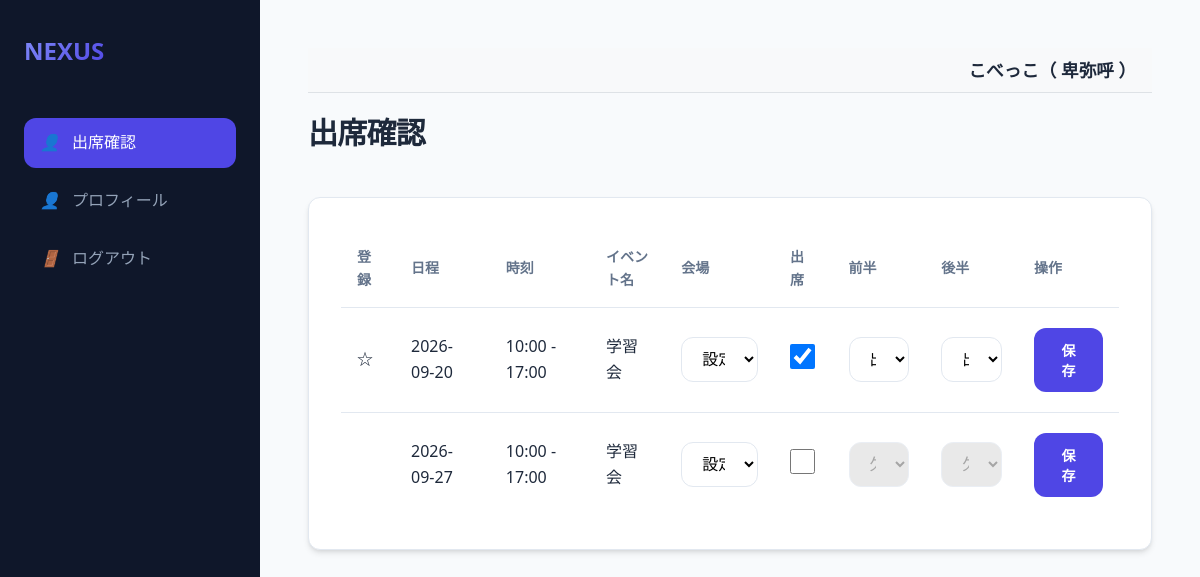
The app's page /teacher/dashboard (signed in), older data.
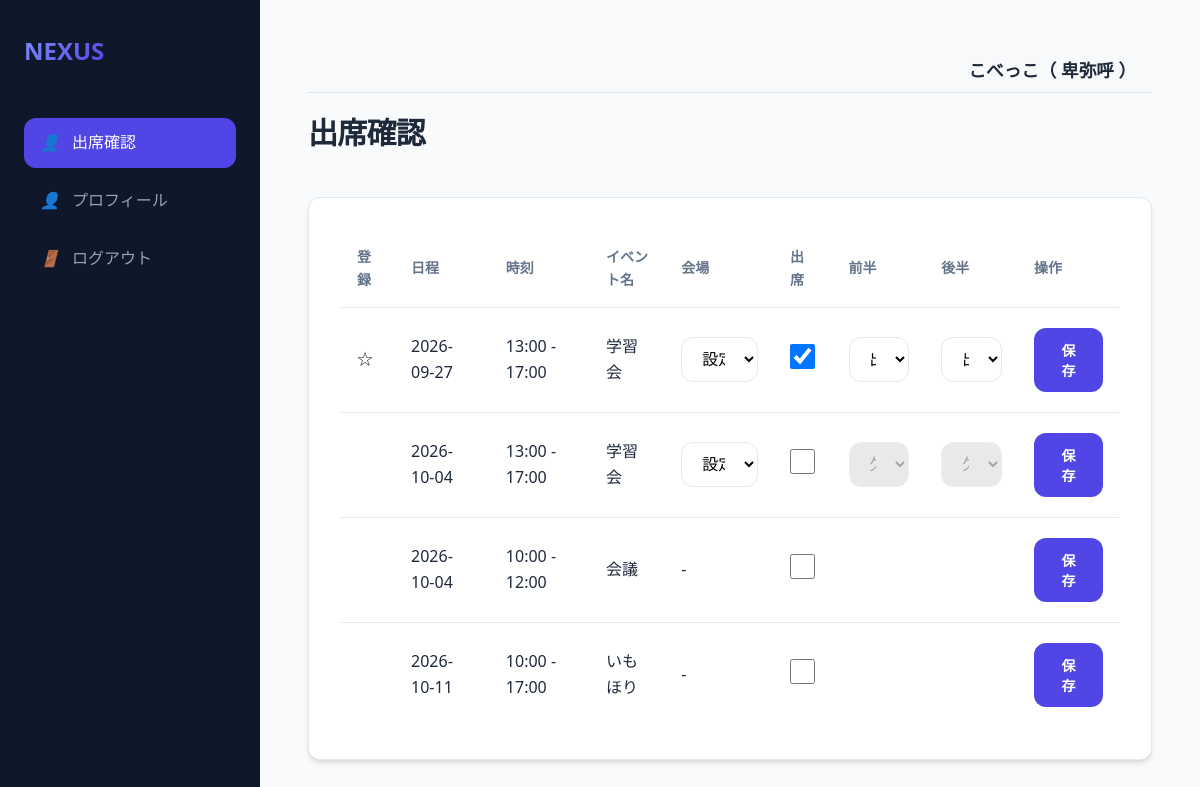
The same page, newer data.
### models.py (models this page shows, shortened)
class Organization(db.Model):
    id = db.Column(db.Integer, primary_key=True)
    name = db.Column(db.String(100), nullable=False)

class User(db.Model):
    id = db.Column(db.Integer, primary_key=True)
    username = db.Column(db.String(50), unique=True, nullable=False)
    name = db.Column(db.String(50), nullable=True)
    password_hash = db.Column(db.String(128), nullable=False)
    is_admin = db.Column(db.Boolean, default=False)
    is_super_admin = db.Column(db.Boolean, default=False)
    is_org_admin = db.Column(db.Boolean, default=False)
    organization_id = db.Column(db.Integer, db.ForeignKey('organization.id'), nullable=True)
    organization = db.relationship('Organization', backref='users')
    teacher_record = db.relationship('Teacher', back_populates='user', uselist=False)
    student_record = db.relationship('Student', back_populates='user', uselist=False)

class Event(db.Model):
    id = db.Column(db.Integer, primary_key=True)
    date = db.Column(db.DateTime, nullable=False)
    name = db.Column(db.String(100), nullable=False)
    organization_id = db.Column(db.Integer, db.ForeignKey('organization.id'), nullable=False)
    organization = db.relationship('Organization')
    venues = db.relationship('Venue', secondary=event_venue, backref='events')
    teacher_start = db.Column(db.String(5), nullable=False)
    teacher_end = db.Column(db.String(5), nullable=False)
    student_start = db.Column(db.String(5), nullable=False)
    student_end = db.Column(db.String(5), nullable=False)
    publish_to = db.Column(db.String(20), default='両0')
    status = db.Column(db.String(20), default='公開前')

class EventAttendance(db.Model):
    id = db.Column(db.Integer, primary_key=True)
    event_id = db.Column(db.Integer, db.ForeignKey('event.id'), nullable=False)
    user_id = db.Column(db.Integer, db.ForeignKey('user.id'), nullable=False)
    venue_id = db.Column(db.Integer, db.ForeignKey('venue.id'), nullable=True) # マッチング時に必要
    attend = db.Column(db.Boolean, default=False)
    subject1 = db.Column(db.String(20))
    subject2 = db.Column(db.String(20))
    achievement = db.Column(db.Integer) # 1-4
    compatibility = db.Column(db.Integer) # 1-4
    updated_by = db.Column(db.String(10)) # 'user' or 'admin'

### app.py (the view)
@app.route('/teacher/dashboard', methods=['GET'])
@login_required
def teacher_dashboard():
    user = db.session.get(User, session['user_id'])
    org_id = user.organization_id
    events = Event.query.filter(Event.organization_id == org_id,
                                Event.status.in_(['実施前', '実施']),
                                Event.publish_to.in_(['両方', '講師'])).order_by(Event.date).all()
    venues = Venue.query.filter_by(organization_id=org_id).all()
    all_attendances = {a.event_id: a for a in EventAttendance.query.filter_by(user_id=session['user_id']).all()}
    return render_template('teacher_dashboard.html', events=events, venues=venues, all_attendances=all_attendances)

### app.py (called while the page is built)
def login_required(f):
    @wraps(f)
    def decorated_function(*args, **kwargs):
        if 'user_id' not in session:
            return redirect(url_for('login'))
        return f(*args, **kwargs)
    return decorated_function

@app.context_processor
def inject_user():
    user = None
    if 'user_id' in session:
        user = db.session.get(User, session['user_id'])
    return dict(current_user=user)

### templates/teacher_dashboard.html (shortened to what this page needs)
{% extends "base.html" %}
{% block content %}
<div class="header">
    <h1>出席確認</h1>
</div>
<div class="card">
    <div class="table-container">
        <table>
            <thead>
                <tr>
                    <th>登録</th>
                    <th>日程</th>
                    <th>時刻</th>
                    <th>イベント名</th>
                    <th>会場</th>
                    <th>出席</th>
                    <th>前半</th>
                    <th>後半</th>
                    <th>操作</th>
                </tr>
            </thead>
            <tbody>
                {% for event in events %}
                {% set att = all_attendances.get(event.id) %}
                {% set is_study = (event.name == '学習会') %}
                <tr>
                    <td>
                        {% if att %}
                            {% if att.updated_by == 'user' %}★
                            {% elif att.updated_by == 'admin' %}☆
                            {% endif %}
                        {% endif %}
                    </td>
                    <td>{{ event.date.strftime('%Y-%m-%d') }}</td>
                    <td>{{ event.teacher_start }} - {{ event.teacher_end }}</td>
                    <td>{{ event.name }}</td>
                    <td>
                    {% if is_study %}
                    <select name="venue_id" id="venue_{{event.id}}" form="form_{{event.id}}">
                        {% if not venues %}
                        <option value="">設定なし</option>
                        {% endif %}
                    </select>
                    {% else %}
                    -
                    {% endif %}
                    </td>
                    <td>
                        <input type="checkbox" name="attend" value="true" form="form_{{event.id}}" class="large-checkbox attend-checkbox" data-event-id="{{event.id}}"
                               {{ 'checked' if att and att.attend }}>
                    </td>
                    <td>
                        {% if is_study %}
                        <select name="subject1" id="sub1_{{event.id}}" form="form_{{event.id}}" class="subject-select" {{ 'disabled' if not (att and att.attend) }}>
                            <option value="出席" {{ 'selected' if (att.subject1 if att else '欠席') == '出席' }}>出席</option>
                            <option value="欠席" {{ 'selected' if (att.subject1 if att else '欠席') == '欠席' }}>欠席</option>
                        </select>
                        {% else %}
                        &nbsp;
                        {% endif %}
                    </td>
                    <td>
                        {% if is_study %}
                        <select name="subject2" id="sub2_{{event.id}}" form="form_{{event.id}}" class="subject-select" {{ 'disabled' if not (att and att.attend) }}>
                            <option value="出席" {{ 'selected' if (att.subject2 if att else '欠席') == '出席' }}>出席</option>
                            <option value="欠席" {{ 'selected' if (att.subject2 if att else '欠席') == '欠席' }}>欠席</option>
                        </select>
                        {% else %}
                        &nbsp;
                        {% endif %}
                    </td>
                    <td>
                        <button type="submit" form="form_{{event.id}}" class="btn btn-primary">保存</button>
                    </td>
                </tr>
                {% endfor %}
            </tbody>
        </table>
    </div>
</div>
{% endblock %}

### templates/base.html (shortened to what this page needs)
<!DOCTYPE html>
<html lang="ja">
<head>
    <link rel="stylesheet" href="{{ url_for('static', filename='style.css') }}">
</head>
<body>
<aside class="sidebar">
    <a href="/" class="logo">
        <span>NEXUS</span>
    </a>
    <nav class="nav-links">
        {% if current_user.is_admin %}
        <a href="/events" class="nav-item {{ 'active' if request.path == '/events' }}">
            <i>📋</i> イベント管理
        </a>
        <a href="/event/select" class="nav-item {{ 'active' if request.path == '/event/select' }}">
            <i>📅</i> イベント一覧
        </a>
        <a href="/venues" class="nav-item {{ 'active' if request.path == '/venues' }}">
            <i>📍</i> 会場一覧
        </a>
        <a href="/settings" class="nav-item {{ 'active' if request.path == '/settings' }}">
            <i>⚙️</i> デフォルト設定
        </a>
        <a href="/prohibited_matches" class="nav-item {{ 'active' if request.path == '/prohibited_matches' }}">
            <i>🚫</i> マッチング禁止
        </a>
        {% if session.get('selected_event_name', '')|trim == '学習会' and session.get('selected_event_status', '')|trim == '実施後' %}
        <a href="/evaluation/teacher" class="nav-item {{ 'active' if request.path == '/evaluation/teacher' }}">
            <i>🧑‍🏫</i> 講師による評価
        </a>
        <a href="/evaluation/student" class="nav-item {{ 'active' if request.path == '/evaluation/student' }}">
            <i>🎓</i> 生徒の感想
        </a>
        {% else %}
        <a href="/teachers" class="nav-item {{ 'active' if request.path == '/teachers' }}">
            <i>🧑‍🏫</i> 講師一覧
        </a>
        <a href="/students" class="nav-item {{ 'active' if request.path == '/students' }}">
            <i>🎓</i> 生徒一覧
        </a>
        {% if session.get('selected_event_name', '')|trim == '学習会' and session.get('selected_event_status', '')|trim == '実施' %}
        <a href="/matching/setup" class="nav-item {{ 'active' if request.path == '/matching/setup' }}">
            <i>🔄</i> マッチング実行
        </a>
        <a href="/result" class="nav-item {{ 'active' if request.path == '/result' }}">
            <i>📊</i> マッチング結果
        </a>
        <a href="/matching/adjustment" class="nav-item {{ 'active' if request.path == '/matching/adjustment' }}">
            <i>🛠️</i> マッチング調整
        </a>
        {% endif %}
        {% endif %}
        {% if current_user.is_super_admin %}
        <a href="/users" class="nav-item {{ 'active' if request.path == '/users' }}">
            <i>⚙️</i> 管理者一覧
        </a>
        <a href="/organizations" class="nav-item {{ 'active' if request.path == '/organizations' }}">
            <i>🏢</i> 組織一覧
        </a>
        {% endif %}
        {% elif current_user.teacher_record %}
        <a href="{{ url_for('teacher_dashboard') }}" class="nav-item {{ 'active' if request.path == '/teacher/dashboard' }}">
            <i>👤</i> 出席確認
        </a>
        <a href="{{ url_for('teacher_edit', id=current_user.teacher_record.id) }}" class="nav-item {{ 'active' if request.path == url_for('teacher_edit', id=current_user.teacher_record.id) }}">
            <i>👤</i> プロフィール
        </a>
        {% endif %}
        <a href="{{ url_for('logout') }}" class="nav-item">
            <i>🚪</i> ログアウト
        </a>
    </nav>
</aside>
<main class="main-content">
    {% if current_user %}
    <div style="background-color: #f8f9fa; padding: 0.5rem 1rem; margin-bottom: 1rem; border-bottom: 1px solid #dee2e6; text-align: right; font-size: 1.1rem; font-weight: bold;">
        {{ current_user.organization.name if current_user.organization else '組織なし' }}（
        {% if current_user.name %}
            {{ current_user.name }}
        {% elif current_user.teacher_record %}
            {{ current_user.teacher_record.name }}
        {% elif current_user.student_record %}
            {{ current_user.student_record.name }}
        {% else %}
            {{ current_user.username }}
        {% endif %}
        ）
    </div>
    {% endif %}
    {% block content %}{% endblock %}
</main>
</body>
</html>

### static/style.css (style rules this page uses)
:root { --primary: #4f46e5; --primary-hover: #4338ca; --bg-main: #f8fafc; --bg-card: #ffffff; --text-main: #1e293b; --text-muted: #64748b; --border: #e2e8f0; --shadow: 0 4px 6px -1px rgb(0 0 0 / 0.1), 0 2px 4px -2px rgb(0 0 0 / 0.1); --radius: 0.75rem; --sidebar-w: 260px; }
* { margin: 0; padding: 0; box-sizing: border-box; }
body { font-family: "Segoe UI", "Hiragino Kaku Gothic ProN", "Hiragino Sans", "Meiryo", sans-serif; background-color: var(--bg-main); color: var(--text-main); line-height: 1.6; display: flex; min-height: 100vh; }
.sidebar { width: var(--sidebar-w); background-color: #0f172a; color: white; padding: 2rem 1.5rem; display: flex; flex-direction: column; position: fixed; height: 100vh; transition: all 0.3s ease; }
.logo { font-size: 1.5rem; font-weight: 800; margin-bottom: 3rem; display: flex; align-items: center; gap: 0.75rem; color: #f8fafc; text-decoration: none; }
.logo span { background: linear-gradient(135deg, #818cf8, #4f46e5); -webkit-background-clip: text; -webkit-text-fill-color: transparent; }
.nav-links { display: flex; flex-direction: column; gap: 0.5rem; }
.nav-item { padding: 0.75rem 1rem; color: #94a3b8; text-decoration: none; border-radius: var(--radius); display: flex; align-items: center; gap: 0.75rem; transition: all 0.2s; }
.nav-item.active { background-color: var(--primary); color: white; }
.main-content { margin-left: var(--sidebar-w); flex: 1; padding: 3rem; max-width: 1200px; }
.header { display: flex; justify-content: space-between; align-items: center; margin-bottom: 2.5rem; }
h1 { font-size: 1.875rem; font-weight: 700; letter-spacing: -0.025em; }
.card { background: var(--bg-card); border: 1px solid var(--border); border-radius: var(--radius); padding: 2rem; box-shadow: var(--shadow); }
.table-container { overflow-x: auto; }
table { width: 100%; border-collapse: collapse; text-align: left; }
th { padding: 1rem; border-bottom: 1px solid var(--border); font-size: 0.875rem; text-transform: uppercase; color: var(--text-muted); font-weight: 600; }
td { padding: 1.25rem 1rem; border-bottom: 1px solid var(--border); }
tr:last-child td { border-bottom: none; }
input, select, textarea { width: 100%; padding: 0.75rem 1rem; border: 1px solid var(--border); border-radius: var(--radius); font-size: 1rem; transition: border-color 0.2s; background-color: #fff; }
.btn { display: inline-flex; align-items: center; justify-content: center; padding: 0.75rem 1.5rem; font-size: 0.875rem; font-weight: 600; border-radius: var(--radius); cursor: pointer; transition: all 0.2s; text-decoration: none; border: none; gap: 0.5rem; }
.btn-primary { background-color: var(--primary); color: white; }

### templates/teacher_dashboard.html (style rules this page uses)
.large-checkbox { width: 25px; height: 25px; cursor: pointer; }
input:disabled, select:disabled { background-color: #e0e0e0; }

Row changes from the older to the newer data that the page shows:
no longer on this page (row edited): Event: date "2026-09-20", teacher_start "10:00", teacher_end "17:00", name "学習会", subject1 "出席", subject2 "出席"
changed Event (number 1 of 4 on the later page): teacher_start "10:00" → "13:00"; attend "☐" → "☑"; subject1 "欠席" → "出席"; subject2 "欠席" → "出席"; now shows "☆"
added Event: date "2026-10-04", teacher_start "13:00", teacher_end "17:00", name "学習会", subject1 "欠席", subject2 "欠席"
added Event: date "2026-10-04", teacher_start "10:00", teacher_end "12:00", name "会議"
added Event: date "2026-10-11", teacher_start "10:00", teacher_end "17:00", name "いもほり"
